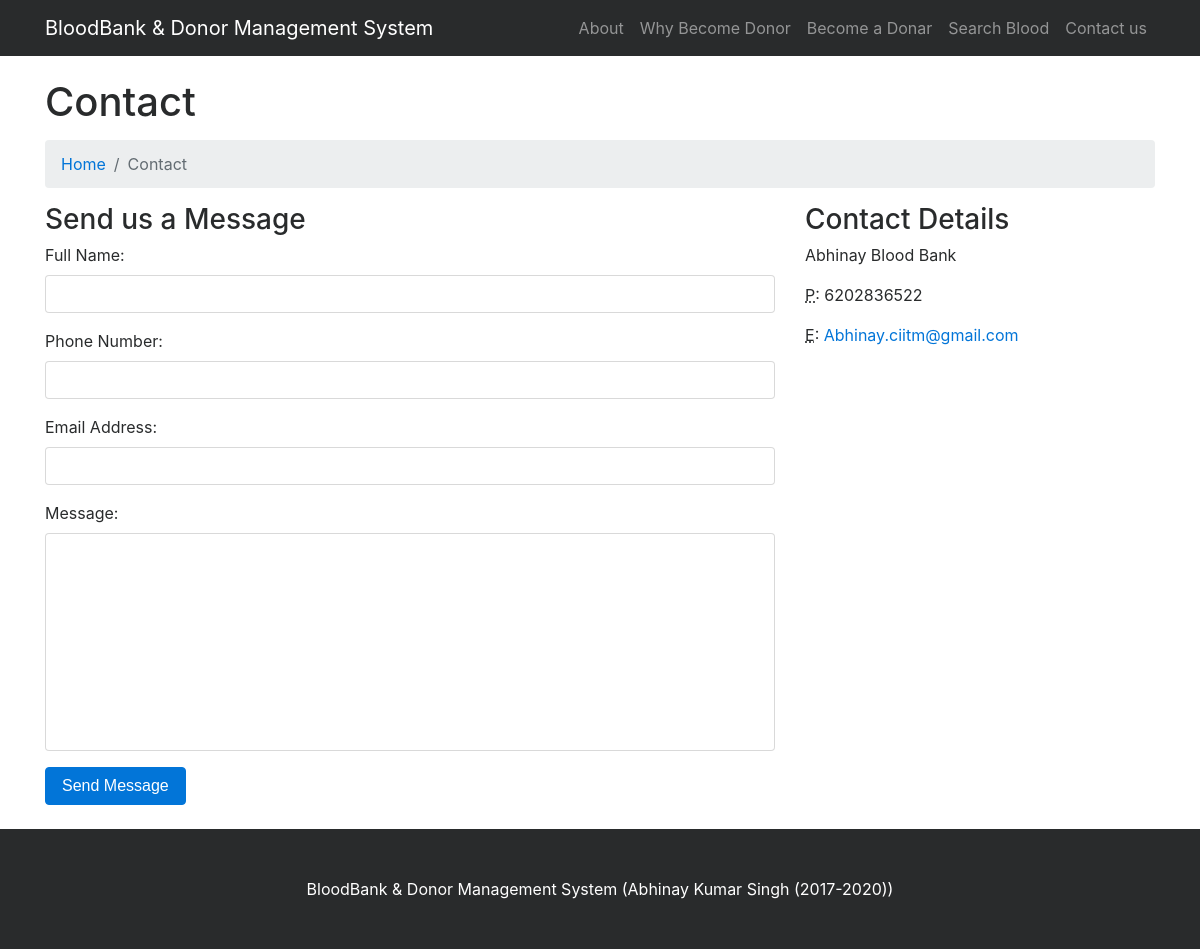
The page /contact.php on the database its author committed.
### tables this page shows
CREATE TABLE IF NOT EXISTS `tblcontactusinfo` (
  `id` int(11) NOT NULL AUTO_INCREMENT,
  `Address` tinytext,
  `EmailId` varchar(255) DEFAULT NULL,
  `ContactNo` char(11) DEFAULT NULL,
  PRIMARY KEY (`id`)
);

### contact.php (the view, shortened to what this page needs)
<?php
include('includes/config.php');
?>
<!DOCTYPE html>
<html lang="en">
<head>
    <link href="vendor/bootstrap/css/bootstrap.min.css" rel="stylesheet">
    <link href="vendor/font-awesome/css/font-awesome.min.css" rel="stylesheet" type="text/css">
    <link href="css/modern-business.css" rel="stylesheet">
</head>
<body>
    <?php include('includes/header.php');?>
    <div class="container">
        <h1 class="mt-4 mb-3">Contact</h1>
        <ol class="breadcrumb">
            <li class="breadcrumb-item">
                <a href="index.php">Home</a>
            </li>
            <li class="breadcrumb-item active">Contact</li>
        </ol>
        <div class="row">
              <div class="col-lg-8 mb-4">
                <h3>Send us a Message</h3>
                <form name="sentMessage"  method="post">
                    <div class="control-group form-group">
                        <div class="controls">
                            <label>Full Name:</label>
                            <input type="text" class="form-control" id="name" name="fullname" required data-validation-required-message="Please enter your name.">
                        </div>
                    </div>
                    <div class="control-group form-group">
                        <div class="controls">
                            <label>Phone Number:</label>
                            <input type="tel" class="form-control" id="phone" name="contactno"  required data-validation-required-message="Please enter your phone number.">
                        </div>
                    </div>
                    <div class="control-group form-group">
                        <div class="controls">
                            <label>Email Address:</label>
                            <input type="email" class="form-control" id="email" name="email" required data-validation-required-message="Please enter your email address.">
                        </div>
                    </div>
                    <div class="control-group form-group">
                        <div class="controls">
                            <label>Message:</label>
                            <textarea rows="10" cols="100" class="form-control" id="message" name="message" required data-validation-required-message="Please enter your message" maxlength="999" style="resize:none"></textarea>
                        </div>
                    </div>
                    <button type="submit" name="send"  class="btn btn-primary">Send Message</button>
                </form>
            </div>
                    <?php
$pagetype=$_GET['type'];
$sql = "SELECT Address,EmailId,ContactNo from tblcontactusinfo";
$query = $dbh -> prepare($sql);
$query->bindParam(':pagetype',$pagetype,PDO::PARAM_STR);
$query->execute();
$results=$query->fetchAll(PDO::FETCH_OBJ);
if($query->rowCount() > 0)
{
foreach($results as $result)
{ ?>
            <div class="col-lg-4 mb-4">
                <h3>Contact Details</h3>
                <p>
                   <?php   echo htmlentities($result->Address); ?>
                    <br>
                </p>
                <p>
                    <abbr title="Phone">P</abbr>: <?php   echo htmlentities($result->ContactNo); ?>
                </p>
                <p>
                    <abbr title="Email">E</abbr>: <a href="mailto:name@example.com"><?php   echo htmlentities($result->EmailId); ?>
                    </a>
                </p>
              <?php }} ?>
            </div>
        </div>
    </div>
<?php include('includes/footer.php');?>
</body>
</html>

### css/modern-business.css (style rules this page uses)
body { padding-top: 54px; }
@media (min-width: 992px) { body { padding-top: 56px; } }

### rows shown on the page
tblcontactusinfo: Address "Abhinay Blood Bank", ContactNo "6202836522", EmailId "Abhinay.ciitm@gmail.com"
